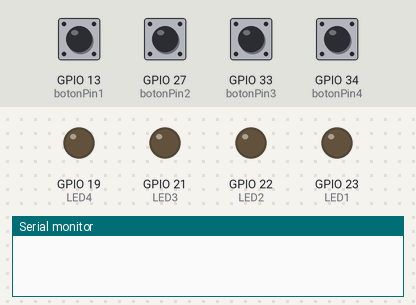
A sketch run on a simulated ESP32. On the bench: output pins drawn as LEDs (lit = HIGH), the last lines printed to the serial monitor. Inputs (shaded band) come from the test bench; at power-on: GPIO 13 (botonPin1), GPIO 27 (botonPin2), GPIO 33 (botonPin3), GPIO 34 (botonPin4) LOW.

Above: at 1.2 s.
1.3 s: GPIO 13 (botonPin1) pulled HIGH for 0.15 s
At 2.1 s:
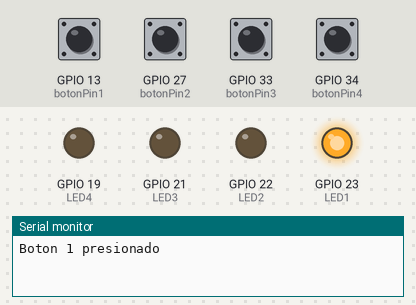
3.9 s: GPIO 27 (botonPin2) pulled HIGH for 0.15 s
At 4.7 s:
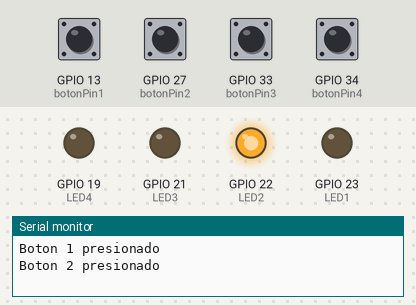
6.5 s: GPIO 33 (botonPin3) pulled HIGH for 0.15 s
At 6.8 s:
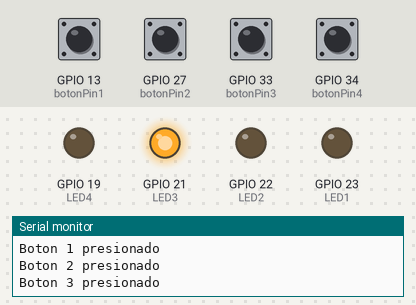
9.1 s: GPIO 34 (botonPin4) pulled HIGH for 0.15 s
At 9.9 s:
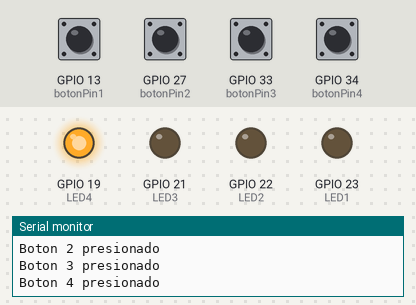
Timing chart, 0 to 12.1 s (numbered marks = the images above; inputs shaded):
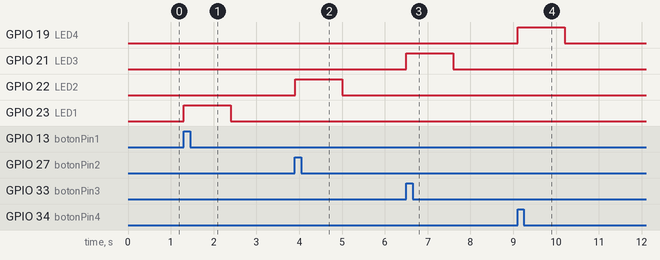

The sketch:

ButtonControl_ESP32.ino
```cpp
// Define los pines a los que están conectados los botones
const int botonPin1 = 13;
const int botonPin2 = 27;
const int botonPin3 = 33;
const int botonPin4 = 34;

#define LED1 23  // Define el pin para el LED 1
#define LED2 22  // Define el pin para el LED 2
#define LED3 21 // Define el pin para el LED 3
#define LED4 19 // Define el pin para el LED 4

void setup() {
  // Inicializa los pines de los botones como entradas
  pinMode(botonPin1, INPUT_PULLDOWN);
  pinMode(botonPin2, INPUT_PULLDOWN);
  pinMode(botonPin3, INPUT_PULLDOWN);
  pinMode(botonPin4, INPUT_PULLDOWN);
  pinMode(LED1, OUTPUT);  // Configura el pin del LED 1 como salida
  pinMode(LED2, OUTPUT);  // Configura el pin del LED 2 como salida
  pinMode(LED3, OUTPUT);  // Configura el pin del LED 3 como salida
  pinMode(LED4, OUTPUT);  // Configura el pin del LED 4 como salida
  Serial.begin(115200);
}

void loop() {
  // Lee el estado de los botones
  int estadoBoton1 = digitalRead(botonPin1);
  int estadoBoton2 = digitalRead(botonPin2);
  int estadoBoton3 = digitalRead(botonPin3);
  int estadoBoton4 = digitalRead(botonPin4);

  // Verifica el estado de cada botón y toma acciones
  if (estadoBoton1 == HIGH) {
    Serial.println("Boton 1 presionado");
    digitalWrite(LED1, HIGH);  // Enciende el LED 1
     delay(1000);
  }
  else if (estadoBoton2 == HIGH) {
    Serial.println("Boton 2 presionado");
    digitalWrite(LED2, HIGH);  // Enciende el LED 2
    delay(1000);
  }
  else if (estadoBoton3 == HIGH) {
    Serial.println("Boton 3 presionado");
    digitalWrite(LED3, HIGH);  // Enciende el LED 3
    delay(1000);
  }
  else if (estadoBoton4 == HIGH) {
    Serial.println("Boton 4 presionado");
    digitalWrite(LED4, HIGH);  // Enciende el LED 4
    delay(1000);
  }
  else
  {
  digitalWrite(LED1, LOW);  // Apaga el LED 1
  digitalWrite(LED2, LOW);  // Apaga el LED 2
  digitalWrite(LED3, LOW);  // Apaga el LED 3
  digitalWrite(LED4, LOW);  // Apaga el LED 4
  }
  delay(100); // Puedes ajustar el tiempo de espera según tus necesidades
}
```

Measured:
- after the input at 1.3 s, GPIO 23 (LED1): LOW → HIGH at once, → LOW 1.1 s later
- after the input at 3.9 s, GPIO 22 (LED2): LOW → HIGH at once, → LOW 1.1 s later
- after the input at 6.5 s, GPIO 21 (LED3): LOW → HIGH at once, → LOW 1.1 s later
- after the input at 9.1 s, GPIO 19 (LED4): LOW → HIGH at once, → LOW 1.1 s later
